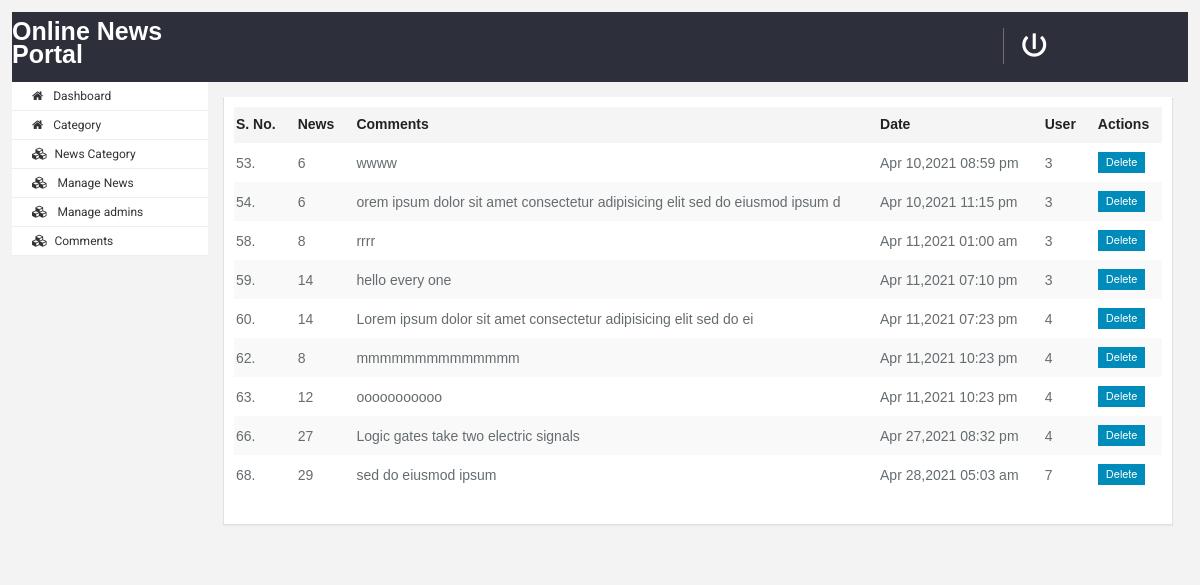
Page /admin/manage_comments.php (signed in) on the committed database.
### tables this page shows
CREATE TABLE `comments` (
  `id` int(11) NOT NULL,
  `id_news` int(11) NOT NULL,
  `message` text NOT NULL,
  `comment_date` text NOT NULL,
  `id_user` int(11) NOT NULL
);

### admin/manage_comments.php (the view, shortened to what this page needs)
    <?php
    include 'partials/header.php';?>
    <div class="row">
      <?php include 'partials/menu.php';?>
      <div class="large-10 medium-12 small-12 columns light-grey-bg-pattern">
		<div id="inbox">
          <div class="row">
            <div class="large-12 columns">
              <div class="custom-panel blue-bg">
                <div class="custom-panel-body">
                  <table class="width-100 custom-table responsive">
                    <thead>
                      <tr>
                        <td>S. No.</td>
                        <td>News</td>
                        <td>Comments</td>
                        <td>Date</td>
						<td>User</td>
                        <td>Actions</td>
                      </tr>
                    </thead>
                    <tbody>
                      <?php
                      $sql = "select * from comments";
                      $res = mysqli_query($conn, $sql);
                      if ($res->num_rows > 0) {
                      while ($row = $res->fetch_assoc()) {
                      $id = $row['id'];
                      $id_news = $row['id_news'];
                      $message=$row['message'];
                      $date=$row['comment_date'];
                      $user_id= $row['id_user'];
                      $sql_user="select * from users where id='$user_id'";
                      $res_users=mysqli_query($conn,$sql_user);
                      if ($res_users->num_rows>0){
?>
                      <tr>
                        <td><?php echo $id; ?>.</td>
                        <td><?php echo $id_news; ?></td>
                        <td><?php echo $message; ?></td>
						<td><?php echo $date; ?></td>
                        <td><?php echo $user_id; ?></td>
          <td>
                         <a onClick="return confirm('Are you sure you want to delete?')"
						 href="delete-comments.php?id=<?php echo $id;?>" class="label"> Delete</a>
                        </td>
                      </tr>
<?php
		}}}else{
			echo "<tr><td colspan='4'>No Data...</td></tr>";
		}
		?>
                  </table>
                </div>
              </div>
            </div>
          </div>
        </div>
      </div>
    </div>
  </div>
</div>
</body>
</html>

### admin/css/admin.css (style rules this page uses)
* { margin: 0; padding: 0; font-family: Arial, Helvetica, sans-serif; }
table tr td { padding: 1%; }

### admin/css/style.css (style rules this page uses)
body { font-family: 'Roboto', 'sans-serif'; color: #656C70; background-color: #f3f3f3; }
a { color: #656C70; }
body, html { position: relative; min-height: 100%; }
p, div { font-size: .90rem; font-weight: 300; }
div { line-height: 1.2rem; }
table tr th, table tr td { padding: 0.5625rem 0.625rem; font-size: 0.875rem; color: #656C70; }
a { font-weight: 300; font-family: 'Roboto', 'sans-serif'; }
.blue-bg { background: #2d2f3b; color: #fff; }
.light-grey-bg-pattern { background-color: #f3f3f3; padding-bottom: 20px; }
.width-100 { width: 100%; }
.custom-table, .custom-table-border { background: none; margin-bottom: 1.25rem; border: 0px; border-collapse: collapse; border-spacing: 0; }
.custom-table tr td:nth-child(1) { padding-left: 2px; text-align: left; }
.custom-panel { box-shadow: 0px 1px 1px rgba(0, 0, 0, 0.05); -webkit-border-top-left-radius: 3px; -webkit-border-top-right-radius: 3px; -moz-border-radius-topleft: 3px; -moz-border-radius-topright: 3px; border-top-left-radius: 3px; border-top-right-radius: 3px; border: 1px solid #e1e1e1; border-top: 0px; margin-top: 15px; }
.custom-panel-body { background: #fff; padding: 10px; }
html { font-family: "roboto", helvetica; position: relative; height: 100%; font-size: 100%; line-height: 1.5; color: #444; }

### rows in the picture
comments: id "53", id_news "6", message "wwww", comment_date "Apr 10,2021 08:59 pm", id_user "3"
comments: id "54", id_news "6", message "orem ipsum dolor sit amet consectetur adipisicing elit sed do eiusmod ipsum d", comment_date "Apr 10,2021 11:15 pm", id_user "3"
comments: id "58", id_news "8", message "rrrr", comment_date "Apr 11,2021 01:00 am", id_user "3"
comments: id "59", id_news "14", message "hello every one", comment_date "Apr 11,2021 07:10 pm", id_user "3"
comments: id "60", id_news "14", message "Lorem ipsum dolor sit amet consectetur adipisicing elit sed do ei", comment_date "Apr 11,2021 07:23 pm", id_user "4"
comments: id "62", id_news "8", message "mmmmmmmmmmmmmm", comment_date "Apr 11,2021 10:23 pm", id_user "4"
comments: id "63", id_news "12", message "ooooooooooo", comment_date "Apr 11,2021 10:23 pm", id_user "4"
comments: id "66", id_news "27", message "Logic gates take two electric signals", comment_date "Apr 27,2021 08:32 pm", id_user "4"
comments: id "68", id_news "29", message "sed do eiusmod ipsum", comment_date "Apr 28,2021 05:03 am", id_user "7"
